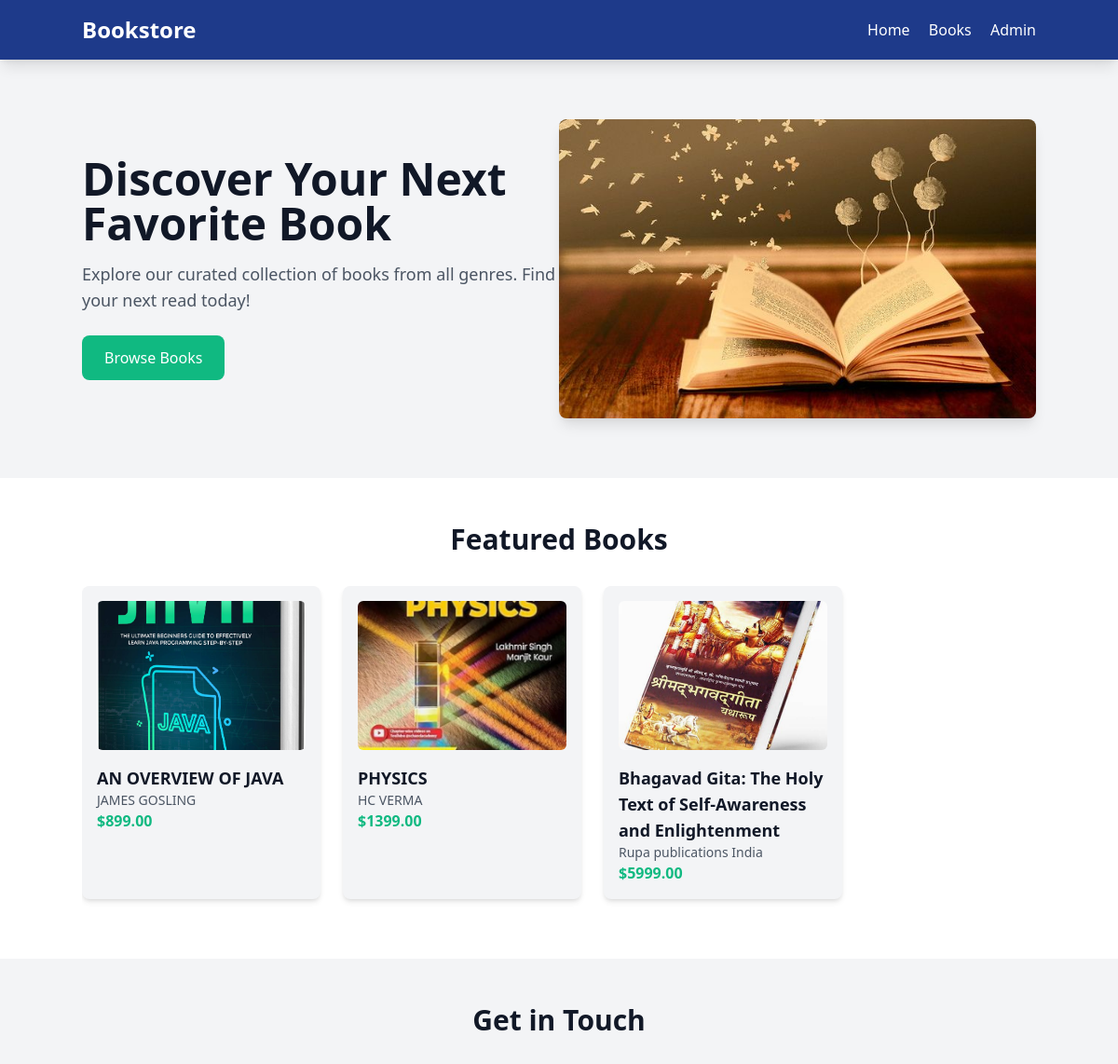
/ (upper part), run on an earlier commit of the app's database.
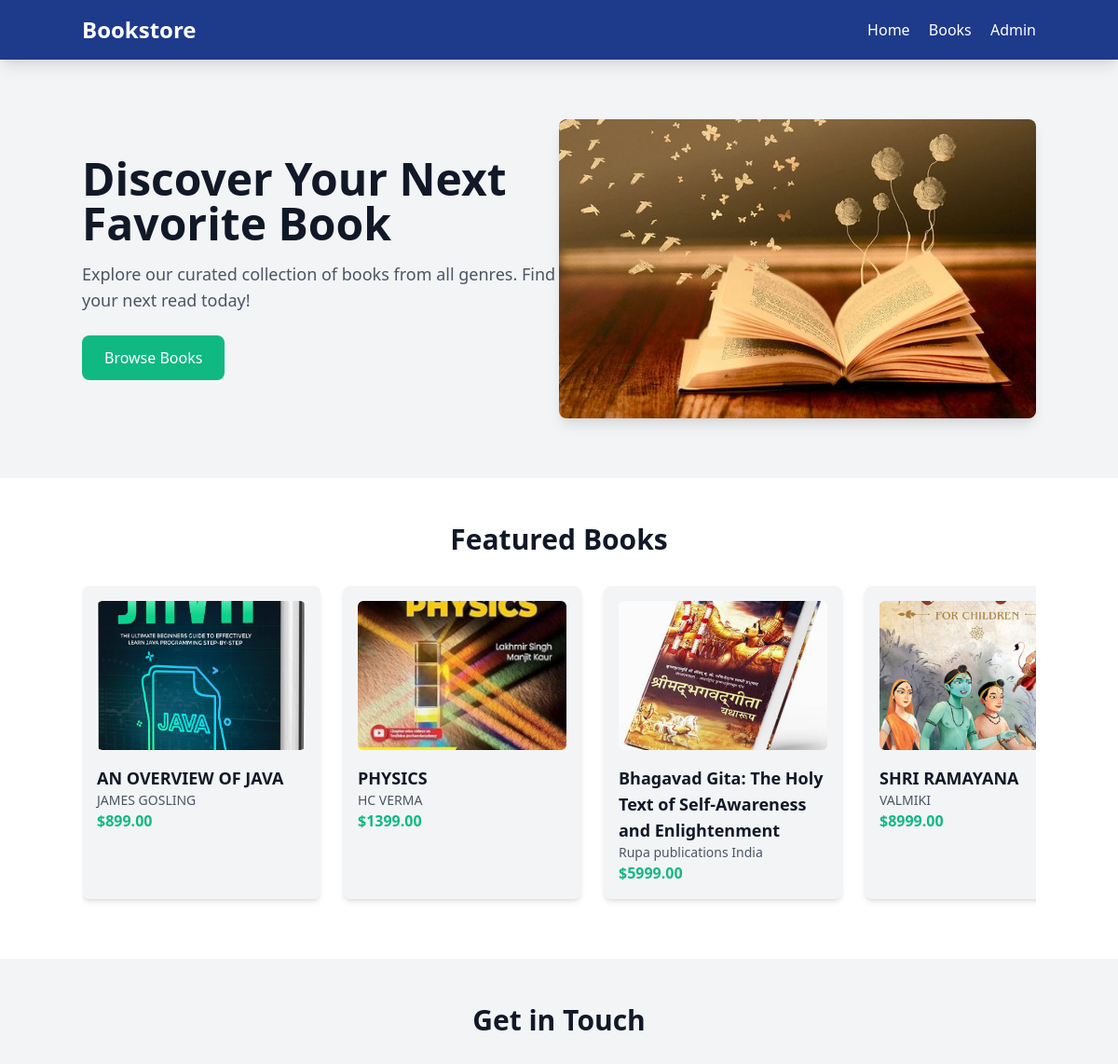
And on a later commit of the database.
### books/models.py (models this page shows, shortened)
class Book(models.Model):
    title = models.CharField(max_length=200)
    author = models.CharField(max_length=100)
    published_date = models.DateField()
    price = models.DecimalField(max_digits=6, decimal_places=2)
    is_visible = models.BooleanField(default=True)

### books/views.py (the view, shortened to what this page needs)
# urls.py: path('', views.HomeView.as_view(), name='home'),
class HomeView(TemplateView):
    template_name = 'books/home.html'
    def get_context_data(self, **kwargs):
        context = super().get_context_data(**kwargs)
        context['featured_books'] = Book.objects.filter(is_visible=True)[:10]
        return context

### books/templates/books/home.html (shortened to what this page needs)
{% extends "base.html" %}
{% load static %}
{% block content %}
    <nav class="bg-blue-900 text-white p-4 sticky top-0 z-50 shadow-lg">
        <div class="container mx-auto flex justify-between items-center">
            <a href="{% url 'books:home' %}" class="text-2xl font-bold">Bookstore</a>
            <div class="space-x-4">
                <a href="{% url 'books:home' %}" class="hover:text-green-400">Home</a>
                <a href="{% url 'books:book_list' %}" class="hover:text-green-400">Books</a>
                <a href="{% url 'admin:index' %}" class="hover:text-green-400">Admin</a>
            </div>
        </div>
    </nav>
    <section class="bg-gray-100 py-16">
        <div class="container mx-auto flex flex-col md:flex-row items-center">
            <div class="md:w-1/2 mb-8 md:mb-0">
                <h1 class="text-4xl md:text-5xl font-extrabold text-gray-900 mb-4">
                    Discover Your Next Favorite Book
                </h1>
                <p class="text-lg text-gray-600 mb-6">
                    Explore our curated collection of books from all genres. Find your next read today!
                </p>
                <a href="{% url 'books:book_list' %}" class="inline-block bg-green-500 text-white px-6 py-3 rounded-lg hover:bg-green-600 transition duration-300">
                    Browse Books
                </a>
            </div>
            <div class="md:w-1/2">
                <img src="{% static 'images/hero.jpg' %}" alt="Books" class="w-full rounded-lg shadow-lg">
            </div>
        </div>
    </section>
    <section class="py-12 bg-white">
        <div class="container mx-auto">
            <h2 class="text-3xl font-bold text-gray-900 text-center mb-8">Featured Books</h2>
            <div class="relative">
                <div class="flex overflow-x-auto snap-x snap-mandatory gap-6 pb-4">
                    {% for book in featured_books %}
                        <div class="snap-center flex-shrink-0 w-64 bg-gray-100 p-4 rounded-lg shadow-md">
                            {% if forloop.counter == 1 %}
                                <img src="{% static 'images/book1.jpg' %}" alt="{{ book.title }}" class="w-full h-40 object-cover rounded-md mb-4">
                            {% elif forloop.counter == 2 %}
                                <img src="{% static 'images/book2.jpg' %}" alt="{{ book.title }}" class="w-full h-40 object-cover rounded-md mb-4">
                            {% elif forloop.counter == 3 %}
                                <img src="{% static 'images/book3.jpg' %}" alt="{{ book.title }}" class="w-full h-40 object-cover rounded-md mb-4">
                            {%else%}
                                <img src="{% static 'images/book4.jpg' %}" alt="{{ book.title }}" class="w-full h-40 object-cover rounded-md mb-4">
                            {% endif %}
                            <h3 class="text-lg font-semibold text-gray-900">{{ book.title }}</h3>
                            <p class="text-gray-600 text-sm">{{ book.author }}</p>
                            <p class="text-green-500 font-bold">${{ book.price }}</p>
                        </div>
                    {% empty %}
                        <p class="text-gray-600 text-center w-full">No featured books available.</p>
                    {% endfor %}
                </div>
            </div>
        </div>
    </section>
    <section class="py-12 bg-gray-100">
        <div class="container mx-auto max-w-lg">
            <h2 class="text-3xl font-bold text-gray-900 text-center mb-8">Get in Touch</h2>
        </div>
    </section>
{% endblock %}

### books/templates/base.html (shortened to what this page needs)
<!DOCTYPE html>
<html lang="en">
<head>
    {% load static %}
    <link href="https://cdn.jsdelivr.net/npm/tailwindcss@2.2.19/dist/tailwind.min.css" rel="stylesheet">
</head>
<body class="bg-gray-100">
    {% block content %}
    {% endblock %}
</body>
</html>

What changed in the data, as far as the page shows it:
added Book: title "SHRI RAMAYANA", author "VALMIKI", price "8999.00"
